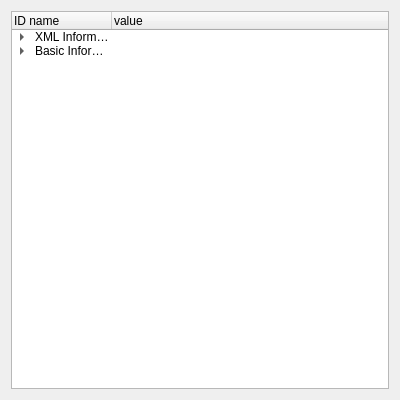
<?xml version="1.0" encoding="UTF-8"?>
<ui version="4.0">
    <class>Form</class>
    <widget class="QWidget" name="Form">
        <property name="geometry">
            <rect>
                <x>0</x>
                <y>0</y>
                <width>400</width>
                <height>400</height>
            </rect>
        </property>
        <property name="windowTitle">
            <string>Form</string>
        </property>
        <layout class="QVBoxLayout" name="verticalLayout">
            <item>
                <widget class="QTreeWidget" name="treeWidget">
                    <column>
                        <property name="text">
                            <string>ID name</string>
                        </property>
                    </column>
                    <column>
                        <property name="text">
                            <string>value</string>
                        </property>
                    </column>
                    <item>
                        <property name="text">
                            <string>XML Information</string>
                        </property>
                        <property name="text">
                            <string></string>
                        </property>
                        <item>
                            <property name="text">
                                <string>version</string>
                            </property>
                            <property name="text">
                                <string>10</string>
                            </property>
                        </item>
                        <item>
                            <property name="text">
                                <string>update time</string>
                            </property>
                            <property name="text">
                                <string>2017-11-27</string>
                            </property>
                        </item>
                        <item>
                            <property name="text">
                                <string>xmlBaseAddress</string>
                            </property>
                            <property name="text">
                                <string>128</string>
                            </property>
                        </item>
                    </item>
                    <item>
                        <property name="text">
                            <string>Basic Information</string>
                        </property>
                        <property name="text">
                            <string></string>
                        </property>
                        <item>
                            <property name="text">
                                <string>M</string>
                            </property>
                            <property name="text">
                                <string></string>
                            </property>
                            <item>
                                <property name="text">
                                    <string>M4</string>
                                </property>
                                <property name="text">
                                    <string>Marvie4</string>
                                </property>
                                <item>
                                    <property name="text">
                                        <string>Series1</string>
                                    </property>
                                    <property name="text">
                                        <string>Marvie42</string>
                                    </property>
                                    <item>
                                        <property name="text">
                                            <string>21000508</string>
                                        </property>
                                        <property name="text">
                                            <string>21000508</string>
                                        </property>
                                    </item>
                                </item>
                            </item>
                            <item>
                                <property name="text">
                                    <string>M6</string>
                                </property>
                                <property name="text">
                                    <string>Marvie6</string>
                                </property>
                                <item>
                                    <property name="text">
                                        <string>Series1</string>
                                    </property>
                                    <property name="text">
                                        <string>Marvie61</string>
                                    </property>
                                    <item>
                                        <property name="text">
                                            <string>21000543</string>
                                        </property>
                                        <property name="text">
                                            <string>21000543</string>
                                        </property>
                                    </item>
                                </item>
                                <item>
                                    <property name="text">
                                        <string>series1</string>
                                    </property>
                                    <property name="text">
                                        <string>1</string>
                                    </property>
                                    <item>
                                        <property name="text">
                                            <string>2222222</string>
                                        </property>
                                        <property name="text">
                                            <string>2222222</string>
                                        </property>
                                    </item>
                                    <item>
                                        <property name="text">
                                            <string>55555</string>
                                        </property>
                                        <property name="text">
                                            <string>55555</string>
                                        </property>
                                    </item>
                                </item>
                            </item>
                        </item>
                    </item>
                </widget>
            </item>
        </layout>
    </widget>
    <resources/>
    <connections/>
</ui>
